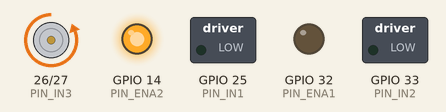
Recording of a sketch running on a simulated ESP32. On the bench: motor-driver pin pairs drawn as motors (green arrow = first pin HIGH = forward, orange = second pin HIGH = backward, longer = more drive), switched loads named in the sketch (green lamp = pin HIGH), output pins drawn as LEDs (lit = HIGH).

Above: at 0.05 s.
At 0.8 s:
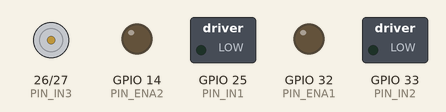
At 2.85 s:
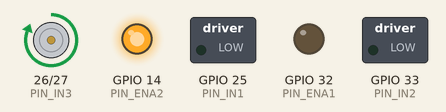
Timing chart, 0 to 3.1 s (numbered marks = the images above):
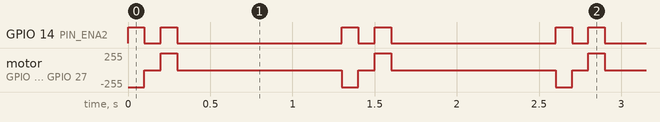

Measured:
- by itself, GPIO 14 (PIN_ENA2): repeats every 1.3 s: LOW 0.10 s, HIGH 0.10 s, LOW 1.0 s, HIGH 0.10 s
- by itself, motor on GPIO 26 (PIN_IN3) / GPIO 27 (PIN_IN4): repeats every 1.3 s: stopped 0.10 s, forward 255/255 0.10 s, stopped 1.0 s, backward 255/255 0.10 s

The sketch:

moterfsr.ino
```cpp
#define PIN_IN1  25 //원통모터
#define PIN_IN2  33
#define PIN_ENA1  32
#define PIN_IN3  26 //슬라이드 모터
#define PIN_IN4  27
#define PIN_ENA2  14
void setup()
{
  Serial.begin(115200);
  pinMode(PIN_IN1, OUTPUT);
  pinMode(PIN_IN2, OUTPUT);
  pinMode(PIN_ENA1, OUTPUT);
  pinMode(PIN_IN3, OUTPUT);
  pinMode(PIN_IN4, OUTPUT);
  pinMode(PIN_ENA2, OUTPUT);
}

void loop()
{/*
  digitalWrite(PIN_IN1, LOW);
  digitalWrite(PIN_IN2, HIGH);
  analogWrite(PIN_ENA1, 180);
  delay(300);
  Serial.println("stop");
  digitalWrite(PIN_IN2, LOW);
  analogWrite(PIN_ENA1, 0);
  delay(3000);*/
  digitalWrite(PIN_IN4, HIGH);
  analogWrite(PIN_ENA2, 255);
  delay(100);
  digitalWrite(PIN_IN4, LOW);
  analogWrite(PIN_ENA2, 0);
  delay(100);
  digitalWrite(PIN_IN3, HIGH);
  analogWrite(PIN_ENA2, 255);
  delay(100);
  digitalWrite(PIN_IN3, LOW);
  analogWrite(PIN_ENA2, 0);
  delay(1000);
}/*
//-------------------------------------------------------슬라이드센서
#define PIN_IN1  25 // ESP32 pin GPIO27 connected to the IN1 pin L298N
#define PIN_IN2  26 // ESP32 pin GPIO26 connected to the IN2 pin L298N
#define PIN_ENA  14 // ESP32 pin GPIO14 connected to the EN1 pin L298N
float get_position(int analog_pin)
{
  return analogRead(A0)/1023.0;
}

void setup()
{
  Serial.begin(115200);
  pinMode(motor1, OUTPUT);
  pinMode(motor2, OUTPUT);
  pinMode(ENABLE_A, OUTPUT);
}
void loop()
{
  digitalWrite(motor2, HIGH);  //right
  analogWrite(ENABLE_A, 255);
  delay(50);
  digitalWrite(motor2, LOW);
  analogWrite(ENABLE_A, 0);
  delay(3000);

  digitalWrite(motor1, HIGH);  //left
  analogWrite(ENABLE_A, 255);
  delay(50);
  digitalWrite(motor1, LOW);
  analogWrite(ENABLE_A, 0);
  delay(3000);
  //50에 255가 적당
}
*/
```
